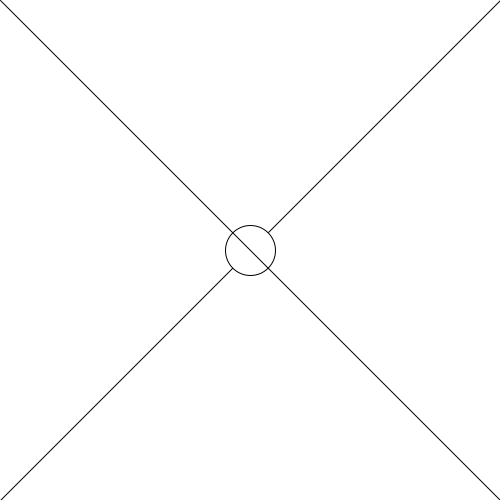
Frame 1 (no input)
Frame 60 (the mouse pressed at the canvas centre just before this capture): identical to frame 1, image omitted
Frame 120 (the mouse held since frame 60 and released just before this capture): identical to frame 1, image omitted

The Processing sketch that drew this single still picture (run headless with seeded random() and noise(); from frame 60 on, the mouse is pressed at the canvas centre):

// Processing sketch: ex0
// ── ex0.pde
void setup() {
  size(500,500);
}

void draw() {
  background(255);
  line(0,500,500,0);
  ellipse(width/2,height/2,50,50);
  line(0,0,500,500);
}
